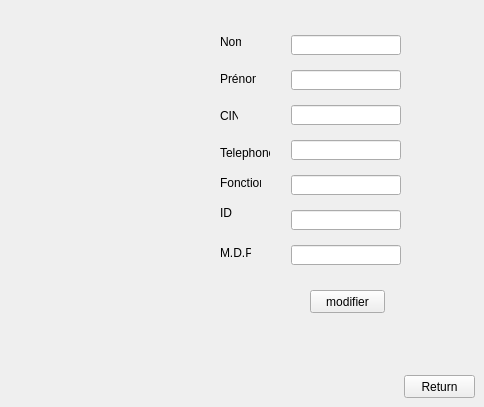
   <widget class="QWidget" name="page_14">
    <widget class="QLineEdit" name="e_cin_2">
     <property name="geometry">
      <rect>
       <x>291</x>
       <y>105</y>
       <width>110</width>
       <height>20</height>
      </rect>
     </property>
    </widget>
    <widget class="QLabel" name="label_55">
     <property name="geometry">
      <rect>
       <x>220</x>
       <y>175</y>
       <width>41</width>
       <height>16</height>
      </rect>
     </property>
     <property name="text">
      <string>Fonction</string>
     </property>
    </widget>
    <widget class="QLabel" name="label_56">
     <property name="geometry">
      <rect>
       <x>220</x>
       <y>34</y>
       <width>21</width>
       <height>16</height>
      </rect>
     </property>
     <property name="text">
      <string>Nom</string>
     </property>
    </widget>
    <widget class="QLineEdit" name="e_prenom_2">
     <property name="geometry">
      <rect>
       <x>291</x>
       <y>70</y>
       <width>110</width>
       <height>20</height>
      </rect>
     </property>
    </widget>
    <widget class="QLabel" name="label_57">
     <property name="geometry">
      <rect>
       <x>220</x>
       <y>145</y>
       <width>50</width>
       <height>16</height>
      </rect>
     </property>
     <property name="text">
      <string>Telephone</string>
     </property>
    </widget>
    <widget class="QLineEdit" name="e_mdp_2">
     <property name="geometry">
      <rect>
       <x>291</x>
       <y>245</y>
       <width>110</width>
       <height>20</height>
      </rect>
     </property>
    </widget>
    <widget class="QLabel" name="label_58">
     <property name="geometry">
      <rect>
       <x>220</x>
       <y>108</y>
       <width>18</width>
       <height>16</height>
      </rect>
     </property>
     <property name="text">
      <string>CIN</string>
     </property>
    </widget>
    <widget class="QLineEdit" name="e_telephone_2">
     <property name="geometry">
      <rect>
       <x>291</x>
       <y>140</y>
       <width>110</width>
       <height>20</height>
      </rect>
     </property>
    </widget>
    <widget class="QLineEdit" name="e_fonction_2">
     <property name="geometry">
      <rect>
       <x>291</x>
       <y>175</y>
       <width>110</width>
       <height>20</height>
      </rect>
     </property>
    </widget>
    <widget class="QLabel" name="label_59">
     <property name="geometry">
      <rect>
       <x>220</x>
       <y>205</y>
       <width>21</width>
       <height>16</height>
      </rect>
     </property>
     <property name="text">
      <string>ID</string>
     </property>
    </widget>
    <widget class="QLabel" name="label_60">
     <property name="geometry">
      <rect>
       <x>220</x>
       <y>245</y>
       <width>31</width>
       <height>16</height>
      </rect>
     </property>
     <property name="text">
      <string>M.D.P</string>
     </property>
    </widget>
    <widget class="QLabel" name="label_61">
     <property name="geometry">
      <rect>
       <x>220</x>
       <y>71</y>
       <width>36</width>
       <height>16</height>
      </rect>
     </property>
     <property name="text">
      <string>Prénom</string>
     </property>
    </widget>
    <widget class="QLineEdit" name="e_nom_2">
     <property name="geometry">
      <rect>
       <x>291</x>
       <y>35</y>
       <width>110</width>
       <height>20</height>
      </rect>
     </property>
    </widget>
    <widget class="QLineEdit" name="e_id_6">
     <property name="geometry">
      <rect>
       <x>291</x>
       <y>210</y>
       <width>110</width>
       <height>20</height>
      </rect>
     </property>
    </widget>
    <widget class="QPushButton" name="pushButton_51">
     <property name="geometry">
      <rect>
       <x>310</x>
       <y>290</y>
       <width>75</width>
       <height>23</height>
      </rect>
     </property>
     <property name="text">
      <string>modifier</string>
     </property>
    </widget>
    <widget class="QPushButton" name="pushButton_62">
     <property name="geometry">
      <rect>
       <x>404</x>
       <y>375</y>
       <width>71</width>
       <height>23</height>
      </rect>
     </property>
     <property name="text">
      <string>Return</string>
     </property>
    </widget>
   </widget>
